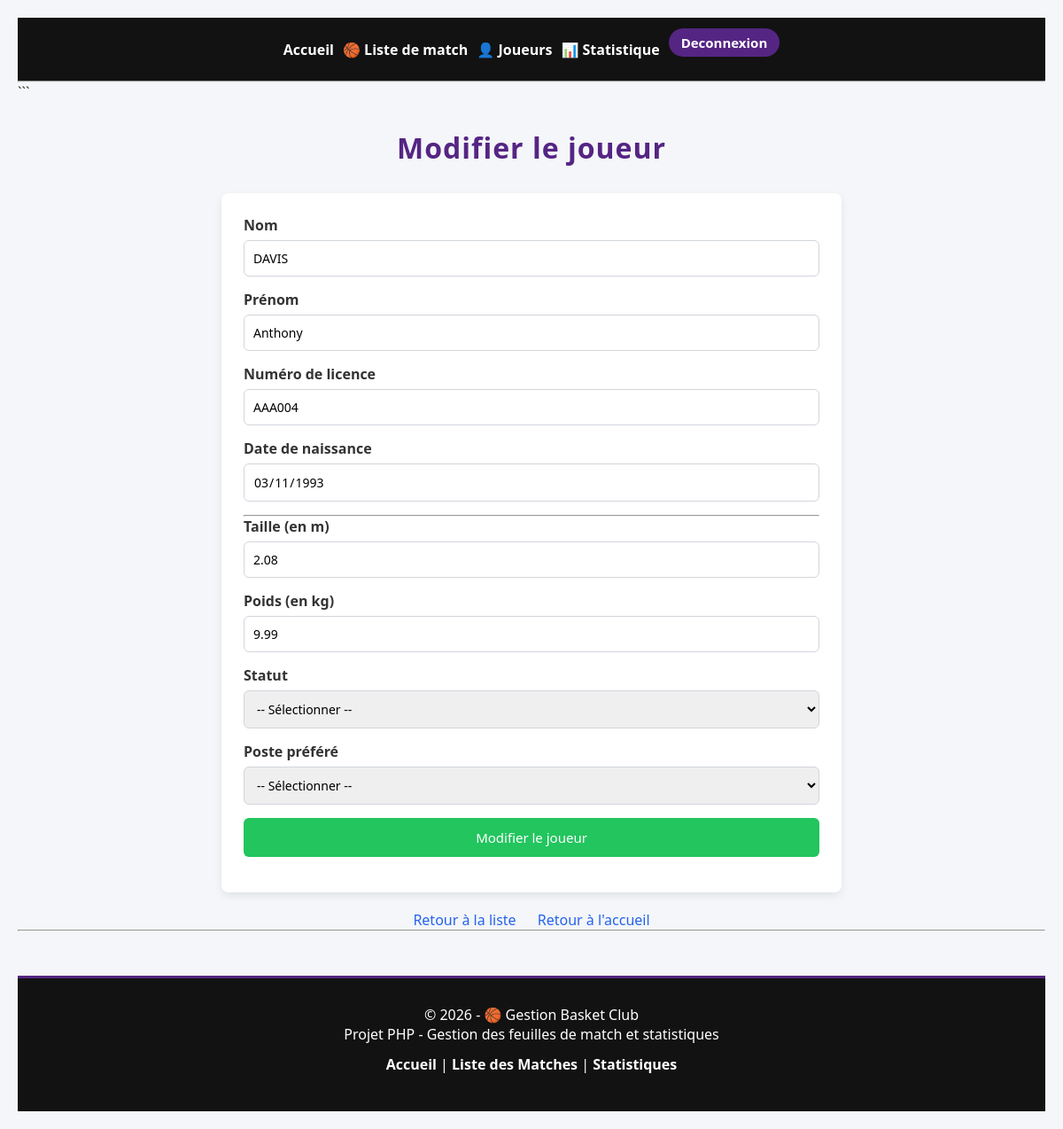
Screenshot of /PHP/Vue/modifier_Joueur.php?id=J004 (signed in) with the database file from the repository.
### tables this page shows
CREATE TABLE Joueur(
   Id_Joueur VARCHAR(50),
   nom VARCHAR(50),
   prenom VARCHAR(50),
   numero_licence VARCHAR(50),
   date_naissance DATE,
   taille DECIMAL(3,2),
   poids DECIMAL(3,2),
   statut VARCHAR(50),
   poste_preferer VARCHAR(50),
   PRIMARY KEY(Id_Joueur)
);

### PHP/modele/DaoJoueur.php (called while the page is built, shortened)
<?php
require_once 'Joueur.php';
require_once '../modele/connexionBD.php';
class JoueurDAO {
    private $pdo;
    public function __construct() {
        $connection = new ConnectionBD();
        $this->pdo = $connection->getConnection();
    }
    public function findByID(Joueur $joueur){
        $sup = $this->pdo->prepare("select * from Joueur where Id_Joueur = :Id_Joueur");
    $sup -> execute([
	':Id_Joueur' => $joueur->getId_Joueur()]);
        return $sup->fetchAll(PDO::FETCH_ASSOC);
    }
}

### PHP/modele/connexionBD.php (called while the page is built)
<?php
class ConnectionBD{
private $pdo;
    public function __construct(){
     try {
        $this->pdo = new PDO("mysql:host=mysql-hilaire.alwaysdata.net;dbname=hilaire_projetphp;charset=utf8", 'hilaire', 'PhpProject2025*');
    } catch (Exception $e) {
         die("Erreur de connexion : " . $e->getMessage());
     }
}
public function getConnection() : PDO{
    return $this->pdo;
}
}

### PHP/modele/Joueur.php (called while the page is built, shortened)
<?php
class Joueur {
    private $Id_Joueur;
    public function __construct(String $Id_Joueur, String $nom, String $prenom, String $numero_licence, String $date_naissance, float $taille, float $poids, String $statut, String $poste_preferer ){
        $this->Id_Joueur = $Id_Joueur;
    }
    public function getId_Joueur(){
        return $this->Id_Joueur;
    }
}
?>

### PHP/Vue/modifier_Joueur.php (the view, shortened to what this page needs)
<?php
require_once '../modele/connexionBD.php';
require_once '../modele/DaoJoueur.php';
require_once '../modele/Joueur.php';
$dao = new JoueurDAO();
$id = $_GET['id'] ?? null;
$joueurData = $dao->findByID(new Joueur($id, '', '', '', '', 0, 0, '', ''));
$joueurData = $joueurData[0];
$valeurs = [
    'taille' => $joueurData['taille'],
    'poids' => $joueurData['poids'],
    'statut' => $joueurData['statut'],
    'poste' => $joueurData['poste_preferer']
];
?>
<!DOCTYPE html>
<html lang="fr">
<head>
    <link rel="stylesheet" href="CSS/ajouterJoueur.css">
</head>
<body>
<?php include 'nav.php'; ?>
<h1>Modifier le joueur</h1>
<div class="form-container">
    <form method="post">
        <label>Nom</label>
        <input type="text" value="<?= htmlspecialchars($joueurData['nom']) ?>" readonly>
        <label>Prénom</label>
        <input type="text" value="<?= htmlspecialchars($joueurData['prenom']) ?>" readonly>
        <label>Numéro de licence</label>
        <input type="text" value="<?= htmlspecialchars($joueurData['numero_licence']) ?>" readonly>
        <label>Date de naissance</label>
        <input type="date" value="<?= htmlspecialchars($joueurData['date_naissance']) ?>" readonly>
        <hr>
        <label>Taille (en m)</label>
        <input type="number" name="taille" step="0.01" min="0" value="<?= htmlspecialchars($valeurs['taille']) ?>">
        <label>Poids (en kg)</label>
        <input type="number" name="poids" step="0.1" min="0" value="<?= htmlspecialchars($valeurs['poids']) ?>">
        <label>Statut</label>
        <select name="statut" required>
            <option value="">-- Sélectionner --</option>
        </select>
        <label>Poste préféré</label>
        <select name="poste" required>
            <option value="">-- Sélectionner --</option>
        </select>
        <input type="submit" value="Modifier le joueur">
    </form>
</div>
<div class="links">
    <a href="afficher_joueurs.php">Retour à la liste</a>
    <a href="menuPrincipale.php">Retour à l'accueil</a>
</div>
<?php include 'footer.php'; ?>
</body>
</html>

### PHP/Vue/CSS/ajouterJoueur.css (style rules this page uses)
* { margin: 0; padding: 0; box-sizing: border-box; font-family: "Segoe UI", Tahoma, Geneva, Verdana, sans-serif; }
body { background-color: #f4f6f9; color: #333; padding: 20px; }
h1 { text-align: center; margin: 30px 0; color: #552583; font-weight: 800; letter-spacing: 1px; }
.form-container { max-width: 700px; margin: auto; background-color: #ffffff; padding: 25px; border-radius: 8px; box-shadow: 0 4px 10px rgba(0, 0, 0, 0.08); }
.form-container form { display: flex; flex-direction: column; }
label { margin-bottom: 6px; font-weight: 600; }
input, select { padding: 10px; margin-bottom: 15px; border-radius: 6px; border: 1px solid #d1d5db; font-size: 14px; }
input[type="submit"] { background-color: #22c55e; color: white; border: none; padding: 12px; border-radius: 6px; font-size: 15px; font-weight: 500; cursor: pointer; }
.links { text-align: center; margin-top: 20px; }
.links a { text-decoration: none; color: #2563eb; margin: 0 10px; font-weight: 500; }

### rows the page displays
joueur: nom "DAVIS", prenom "Anthony", numero_licence "AAA004", date_naissance "03/11/1993", taille "2.08", poids "9.99"
